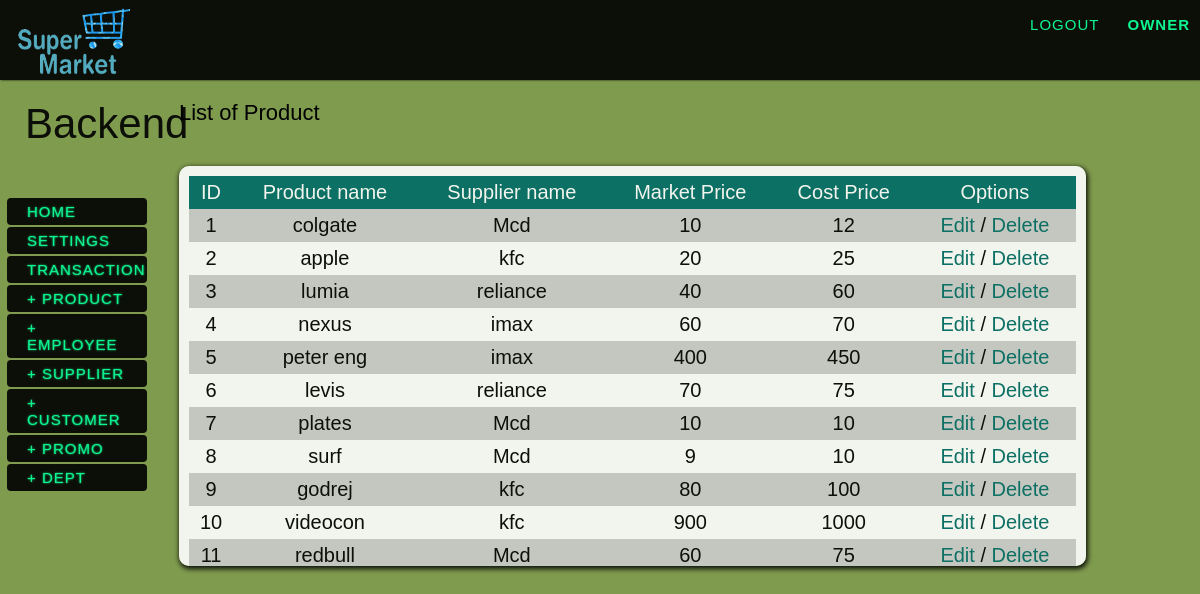
Screenshot of /viewlist.php?list=product (signed in) with the database file from the repository.
### tables this page shows
CREATE TABLE `product` (
  `product_id` int(11) NOT NULL,
  `cost_price` int(7) NOT NULL,
  `supplier_id` int(6) NOT NULL,
  `product_name` varchar(20) NOT NULL,
  `quantity` int(11) NOT NULL DEFAULT '0',
  `product_type` int(11) NOT NULL,
  `market_price` int(7) NOT NULL
);

CREATE TABLE `supplier` (
  `sdealer` varchar(20) NOT NULL,
  `semail` varchar(40) NOT NULL,
  `sid` int(11) NOT NULL,
  `saddress` varchar(50) NOT NULL,
  `sname` varchar(20) NOT NULL,
  `sphone` int(12) NOT NULL
);

### viewlist.php (the view, shortened to what this page needs)
<?php
	require_once("include/header.php");
?>
<div id="body">
	<?php include_once("include/left_content.php"); ?>
    <div class="rcontent">
    <?php if(isset($_GET['list'])){
		if(!strcmp(strtolower($_GET['list']),"product")){
			echo"<h1><span>List of ".ucfirst($_GET['list'])."</span></h1>";
			echo"<div id='contentbox'><div id='data'>
				 <table id='itemList' ><tr><th>ID</th><th>Product name</th><th>Supplier name</th><th>Market Price</th><th>Cost Price</th><th>Options</th></tr>";
			$plist = mysql_query("select product_id, product_name, supplier_id, market_price, cost_price from product");
			while($row = mysql_fetch_array($plist)){
				echo"<tr><td>{$row['product_id']}</td>
					 <td>{$row['product_name']}</td>";
			$slist = mysql_query("select sdealer from supplier where sid='{$row['supplier_id']}'");
			$slist = mysql_fetch_array($slist);
				echo"<td>{$slist['sdealer']}</td>
					 <td>{$row['market_price']}</td>
					 <td>{$row['cost_price']}</td>
					 <td><a href='editlist.php?name=product&id={$row['product_id']}'>Edit</a> /
					 <a href='editlist.php?name=product&id={$row['product_id']}&del=1'>Delete</a></td>";
			}
        	echo"</tr></table></div></div>";
		}
	}
	?>
    </div>
</div>

### css/outline.css (style rules this page uses)
body { margin-left:auto; margin-right:auto; background-color: #7f9b4e; background-repeat: repeat, no-repeat; background-position: center center; background-attachment: fixed; -webkit-background-size: auto, cover; -moz-background-size: auto, cover; -o-background-size: auto, cover; background-size: auto, cover; color: #000; font-family: 'Josefin Slab', Arial, sans-serif; font-size: 20px; }
a { color: #0f9; text-decoration: none; }
h1 { margin:0px; padding:20px; font-size:42px; color:#000; text-align:left; font-weight:400; text-align:left; }
h1 span { font-size:22px; color:#000; padding-top:10px; }
.rcontent { position:relative; width:84%; margin:0px 5px; float:left; overflow:auto; padding-bottom:100px; }
#contentbox { width:90%; height: 400px; margin: 20px; background-color:#FFFFFF; border-radius:10px; -moz-border-radius: 15px; -moz-box-shadow: 1px 2px 5px 1px #000; -webkit-box-shadow: 1px 2px 5px 1px #000; box-shadow: 1px 2px 5px 1px #000; opacity: 0.9; overflow: auto; }
#contentbox a { color:#006b68; }
#data { padding:10px; }
#itemList { width:100%; }
#itemList a { color:#006b68; }
#itemList th,td { padding:5px; text-align:center; }
#itemList tr:nth-child(even) { background-color: #CCC; }
#itemList tr:nth-child(odd) { background-color:#fff; }
#itemList tr:nth-child(1) { background-color:#006b68; color:#fff; }

### rows the page displays
product: product_id "1", product_name "colgate", supplier.sdealer "Mcd", market_price "10", cost_price "12"
product: product_id "2", product_name "apple", supplier.sdealer "kfc", market_price "20", cost_price "25"
product: product_id "3", product_name "lumia", supplier.sdealer "reliance", market_price "40", cost_price "60"
product: product_id "4", product_name "nexus", supplier.sdealer "imax", market_price "60", cost_price "70"
product: product_id "5", product_name "peter eng", supplier.sdealer "imax", market_price "400", cost_price "450"
product: product_id "6", product_name "levis", supplier.sdealer "reliance", market_price "70", cost_price "75"
product: product_id "7", product_name "plates", supplier.sdealer "Mcd", market_price "10", cost_price "10"
product: product_id "8", product_name "surf", supplier.sdealer "Mcd", market_price "9", cost_price "10"
product: product_id "9", product_name "godrej", supplier.sdealer "kfc", market_price "80", cost_price "100"
product: product_id "10", product_name "videocon", supplier.sdealer "kfc", market_price "900", cost_price "1000"
product: product_id "11", product_name "redbull", supplier.sdealer "Mcd", market_price "60", cost_price "75"

### other values shown
$_SESSION['username'] "OWNER"
$_GET['list'] "Product"
